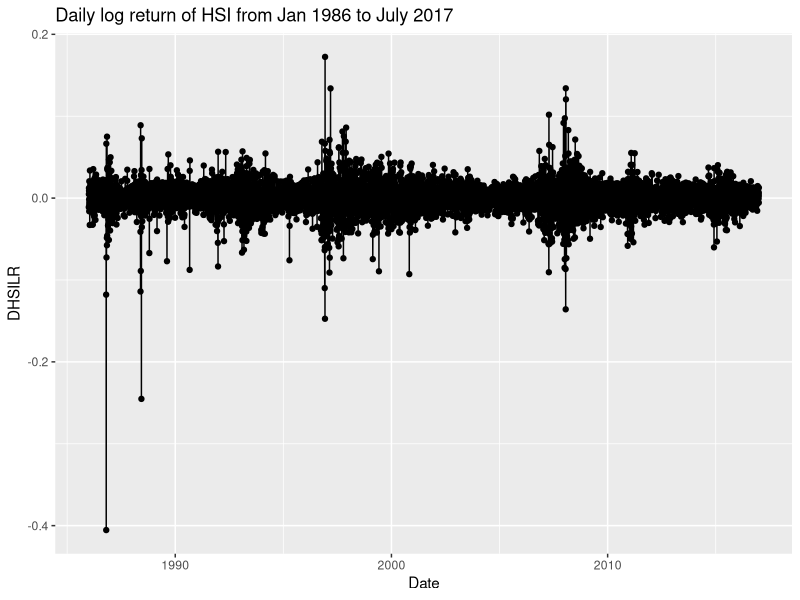
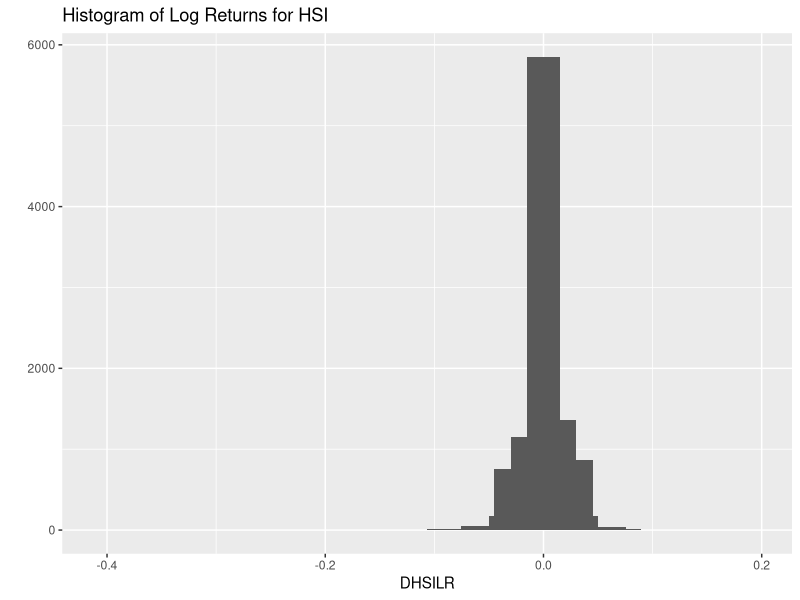
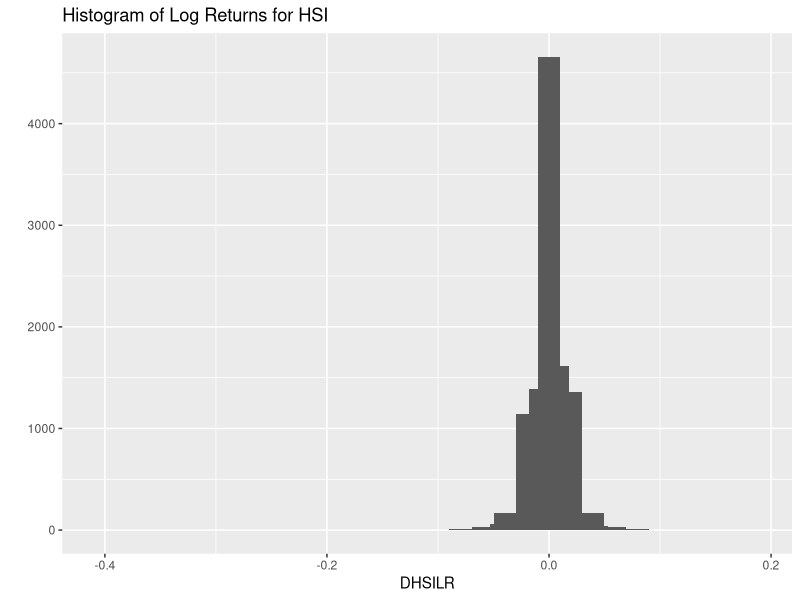
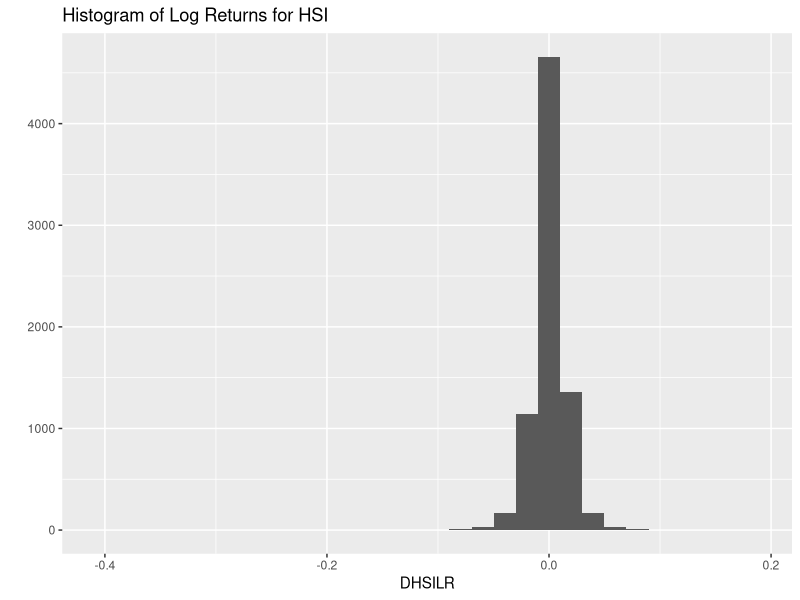
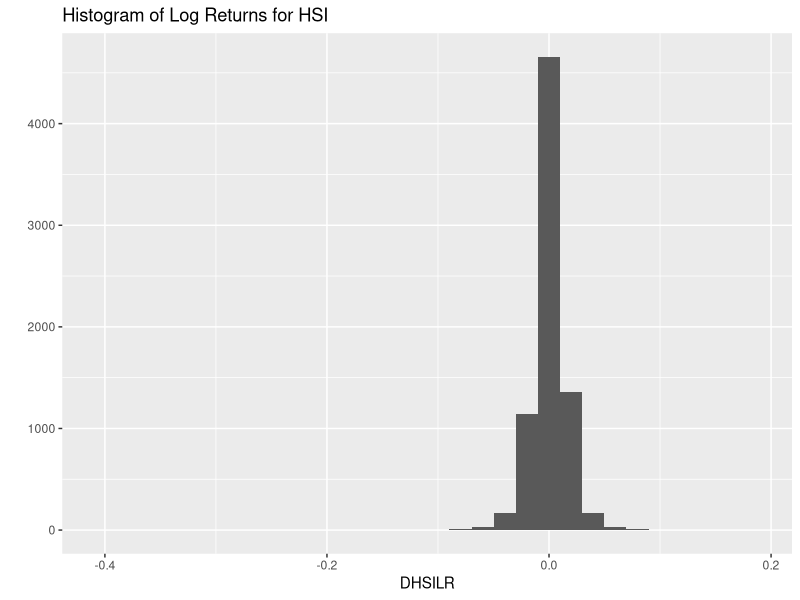
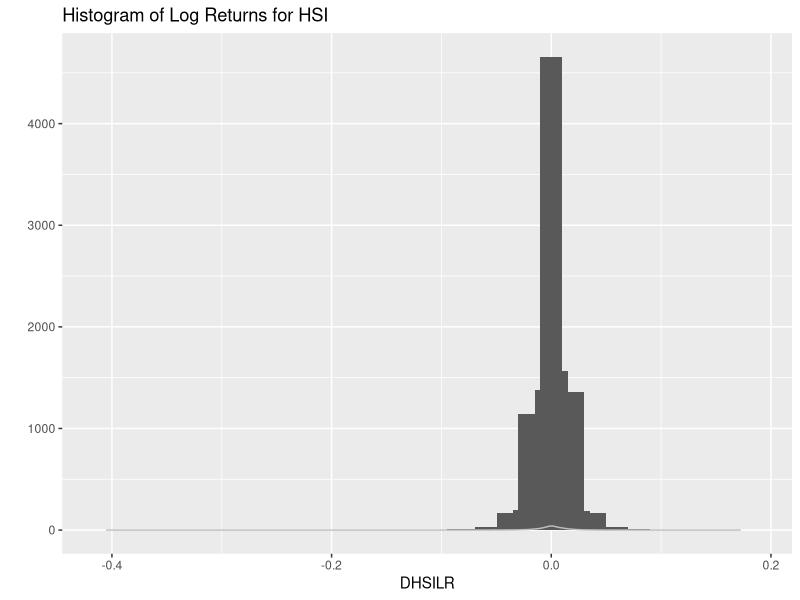
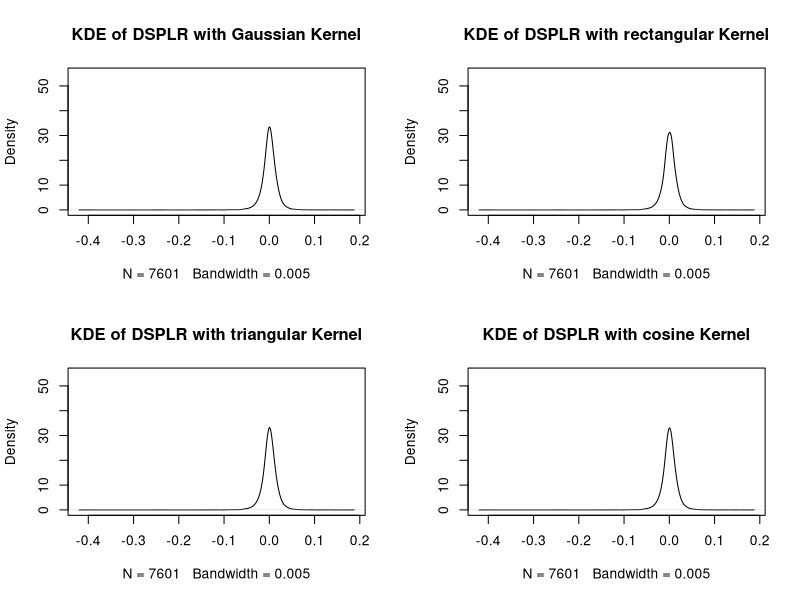
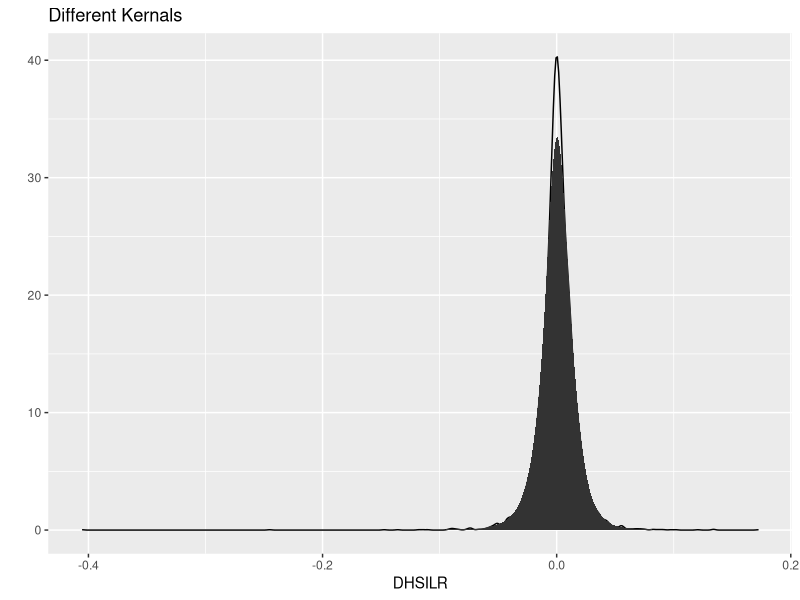

Write R code to recreate these figures, in order. (Note: this script raises an error after producing the figures.)
getwd()   #first check the directory
list.files()

library(ggplot2)

# Creating a name for the table
HSENG <- read.table(file = "DHSI.csv", header = T, sep = ",")

# Generating descriptive stats first
attach(HSENG); summary(HSENG); names(HSENG)

# Setting the variables and extracting columns
HSI <- rev(HSENG$Close)
HSI_Time <- seq(from=1986, to=2017, length.out = length(HSI))

# Computing Log Returns
DHSILR <- diff(log(HSI))

# 1. Plotting the log returns of HSI
qplot(HSI_Time[0:length(DHSILR)], DHSILR,xlab ="Date",main="Daily log return of HSI from Jan 1986 to July 2017") + geom_line()

# 2. Plotting Histogram
qplot(DHSILR, main = "Histogram of Log Returns for HSI") + geom_histogram(bins = 20)
qplot(DHSILR, main = "Histogram of Log Returns for HSI") + geom_histogram(bins = 50)
qplot(DHSILR, main = "Histogram of Log Returns for HSI") + geom_histogram(bins = 500)
qplot(DHSILR, main = "Histogram of Log Returns for HSI") + geom_histogram(bins = 5000)

# 3. Histogram with superimposed normal curve
qplot(DHSILR, main = "Histogram of Log Returns for HSI") + geom_histogram(bins = 100, binwidth=0.01)+geom_density(aes(DHSILR), color="gray", na.rm = TRUE)

# 4. KDE with different kernals
par(mfrow=c(2,2))
KD5 <- density(DHSILR, kernel = "gaussian", bw = .005) 
plot(KD5, type="l",ylim=c(0,55), main="KDE of DSPLR with Gaussian Kernel")
KD6 <- density(DHSILR, kernel = "rectangular", bw = .005) 
plot(KD6, type="l",ylim=c(0,55), main="KDE of DSPLR with rectangular Kernel")
KD7 <- density(DHSILR, kernel = "triangular", bw = .005) 
plot(KD7, type="l",ylim=c(0,55), main="KDE of DSPLR with triangular Kernel")
KD8 <- density(DHSILR, kernel = "cosine", bw = .005) 
plot(KD8, type="l", ylim=c(0,55),main="KDE of DSPLR with cosine Kernel")

qplot(DHSILR, main = "Different Kernals", geom="density")+stat_density(kernal="gaussian", bw=0.005, show.legend = TRUE, position = "stack", adjust=1)
qplot(DHSILR, main = "Different Kernals", geom="density")+stat_density(kernal="rectangular", bw=0.005, show.legend = TRUE, position = "stack", adjust=1)


# 5. KDE with different
par(mfrow=c(2,2))
KD1 <- density(DSPLR, kernel = "gaussian", bw = .01) 
plot(KD1, type="l",ylim=c(0,65), main="KDE of DSPLR with BW=.01")
KD2 <- density(DSPLR, kernel = "gaussian", bw = .005) 
plot(KD2, type="l",ylim=c(0,65), main="KDE of DSPLR with BW=.005")
KD3 <- density(DSPLR, kernel = "gaussian", bw = .001) 
plot(KD3, type="l",ylim=c(0,65), main="KDE of DSPLR with BW=.001")
KD4 <- density(DSPLR, kernel = "gaussian", bw = .00001) 
plot(KD4, type="l", main="KDE of DSPLR with BW=.00001")
